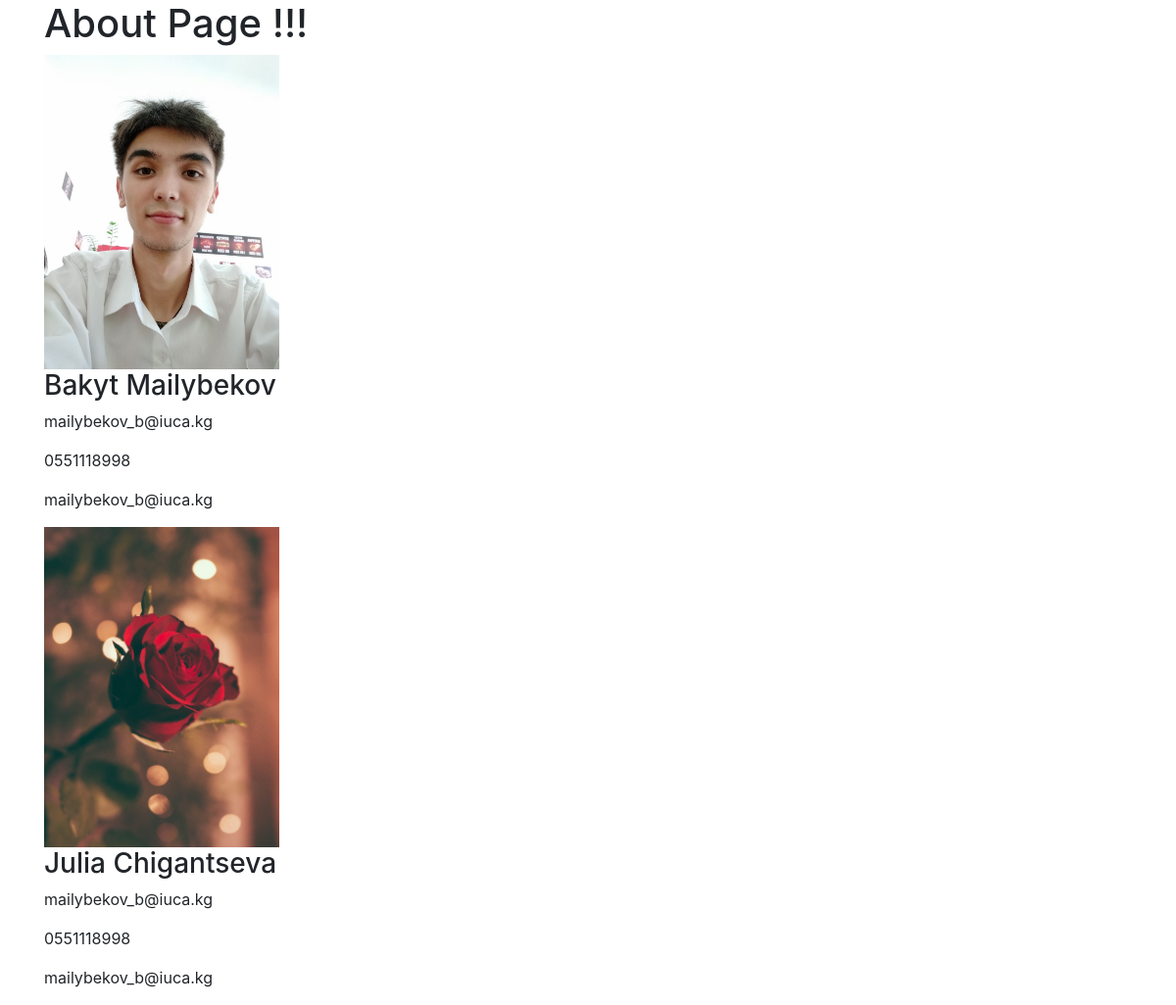
The page /about/ on the database its author committed.
### kssdasite/models.py (models this page shows, shortened)
class Alumni(models.Model):
	class Meta:
		verbose_name_plural = 'Alumni'
	first_name_alumni = models.CharField(max_length=32, primary_key=True, null=False)
	last_name_alumni = models.CharField(max_length=32)
	description_alumni = models.TextField(blank=True, null=True)
	email_alumni = models.EmailField(max_length=50, blank=True, null=True)
	phone_number_alumni = models.CharField(max_length=32, blank=True, null=True)
	github_link_alumni = models.URLField(blank=True, null=True)
	picture_alumni = models.ImageField(upload_to='', max_length=255, blank=True, null=True)

### kssdasite/views.py (the view)
# urls.py: path('about/', views.about, name='About'),
def about(request):
    alumni = Alumni.objects.all()
    return render(request, 'kssdasite/about.html', {'alumnis': alumni})

### kssdasite/templates/kssdasite/about.html (shortened to what this page needs)
<!DOCTYPE html>
<html lang="en">
  <head>
    <link rel="stylesheet" href="https://maxcdn.bootstrapcdn.com/bootstrap/4.0.0/css/bootstrap.min.css">
  </head>
  <body>
  	<div class="container">
	    <h1>About Page !!!</h1>
			{% for alumni in alumnis %}
				<img src="{{ alumni.picture_alumni.url }}" width="240">
				<h3>{{ alumni.first_name_alumni }} {{ alumni.last_name_alumni }} </h3>
				<p>{{ alumni.email_alumni }}</p>
				<p>{{ alumni.phone_number_alumni }}</p>
				<p>{{ alumni.email_alumni }}</p>
			{% endfor %}
	</div>
  </body>
</html>

### rows shown on the page
Alumni: picture_alumni (picture), first_name_alumni "Bakyt", last_name_alumni "Mailybekov", email_alumni "mailybekov_b@iuca.kg", phone_number_alumni "0551118998"
Alumni: picture_alumni (picture), first_name_alumni "Julia", last_name_alumni "Chigantseva", email_alumni "mailybekov_b@iuca.kg", phone_number_alumni "0551118998"
